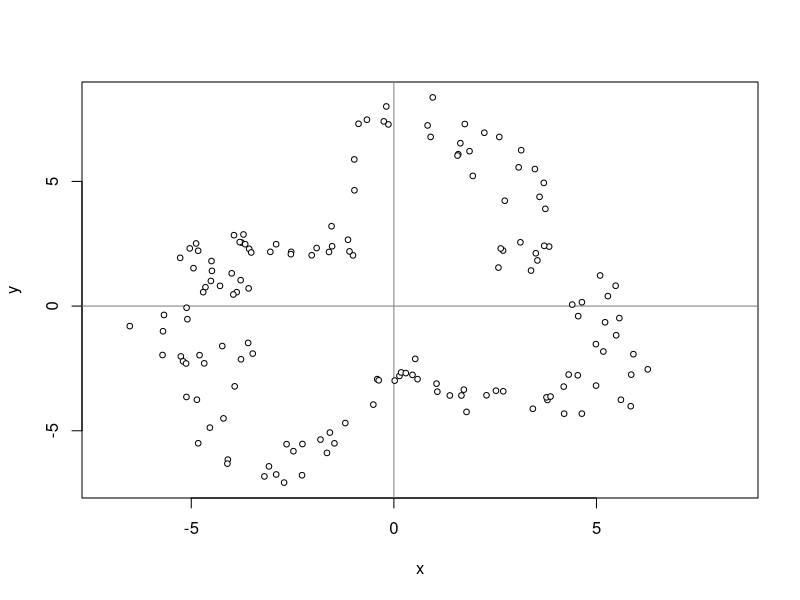
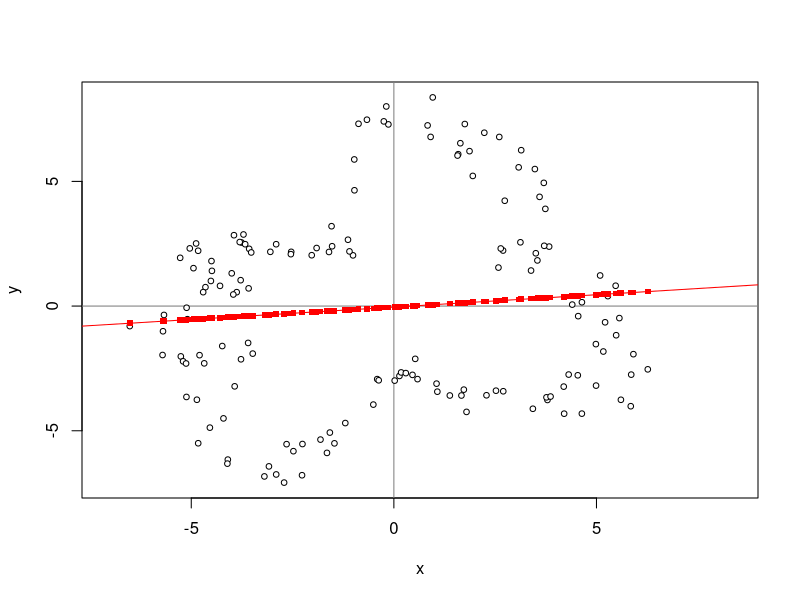
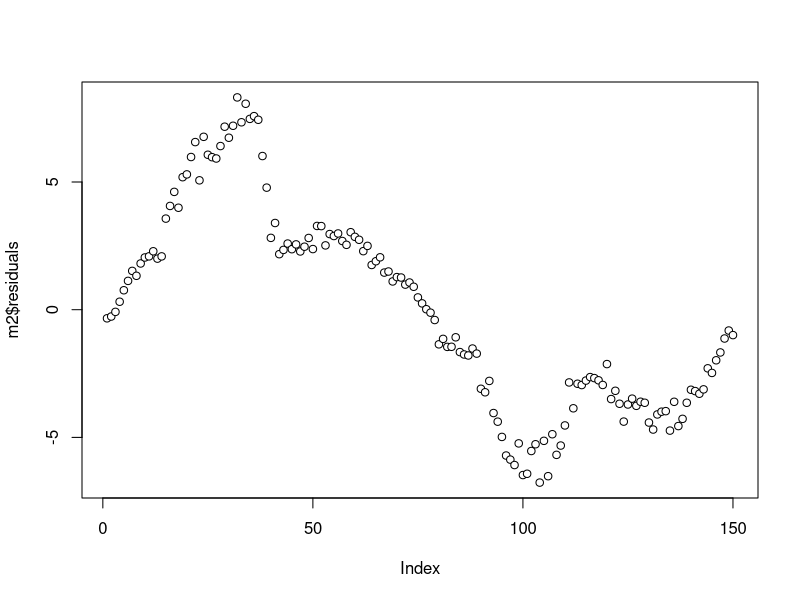
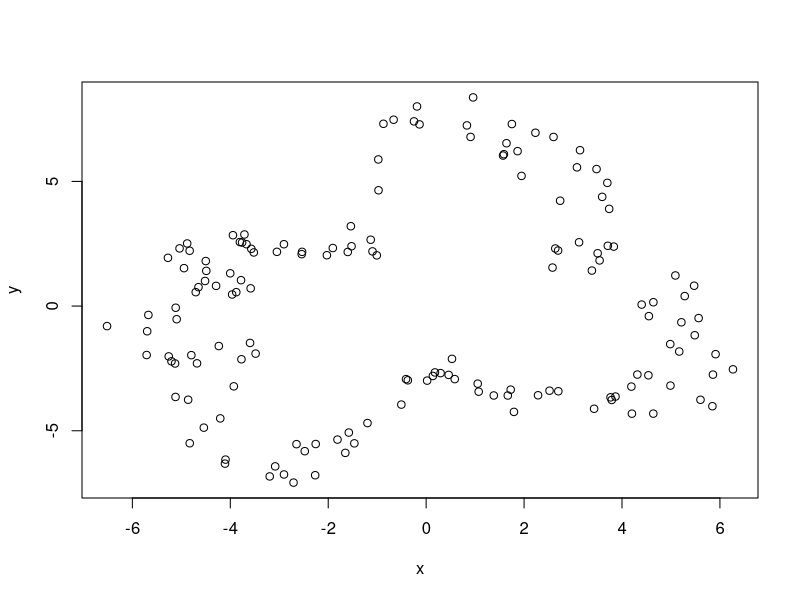
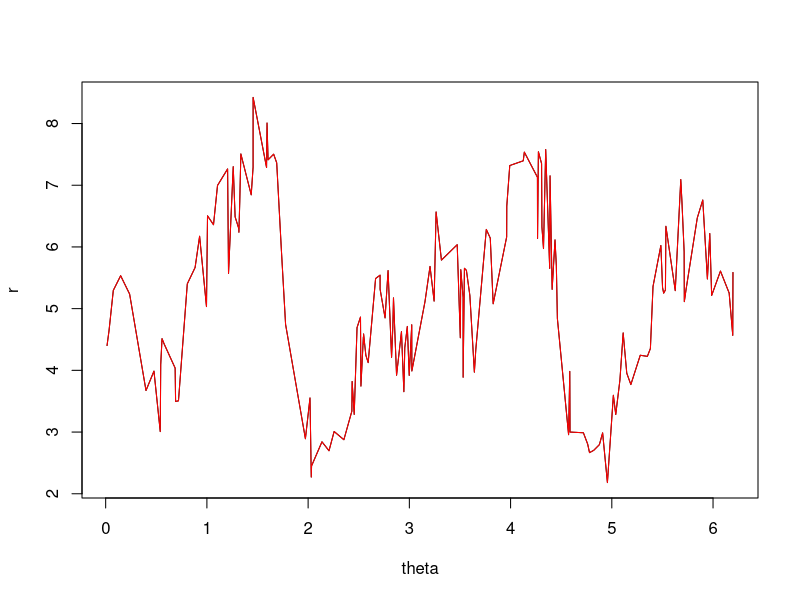

Source code (R) for these figures, in order:
n <- 150
r0 <- 5
epsmin <- -1
epsmax <- -epsmin

theta <- sort(runif(n, 0, 2 * pi))
eps <- runif(n, epsmin, epsmax)

r <- r <- r0 + theta * (theta - 2 * pi) * 
  (0.23 * sin(03 * theta) + 
     0.21 * sin(04 * theta) + 
     0.07 * sin(07 * theta) + 
     0.05 * sin(11 * theta)) + eps

x <- r * cos(theta)
y <- r * sin(theta)

plot(NA, xlim = range(c(x, y)), ylim = range(c(x, y)),
     xlab = 'x', ylab = 'y')
abline(h = 0, v = 0, col = 'gray50')
points(y ~ x, pch = 21, bg = 'white', cex = 0.75)
m2 <- lm(y ~ x)

plot(NA, xlim = range(c(x, y)), ylim = range(c(x, y)),
     xlab = 'x', ylab = 'y')
abline(h = 0, v = 0, col = 'gray50')
points(y ~ x, pch = 21, bg = 'white', cex = 0.75)
points(m2$fitted.values ~ x, pch = 15, cex = 0.75, col = 'red')
abline(m2, col = 'red')


plot(m2$residuals, pch = 21, bg = 'white')



plot(y ~ x)



r2 <- sqrt(x^2 + y^2)
theta2 <- ifelse(x > 0 & y > 0, atan(y/x),
                 ifelse(x < 0 & y > 0, atan(y/x) + pi,
                        ifelse(x < 0 & y < 0, atan(y/x) + pi, atan(y/x) + 2 * pi)))

plot(r ~ theta, type = 'l')
lines(r2 ~ theta2, col = 'red')




